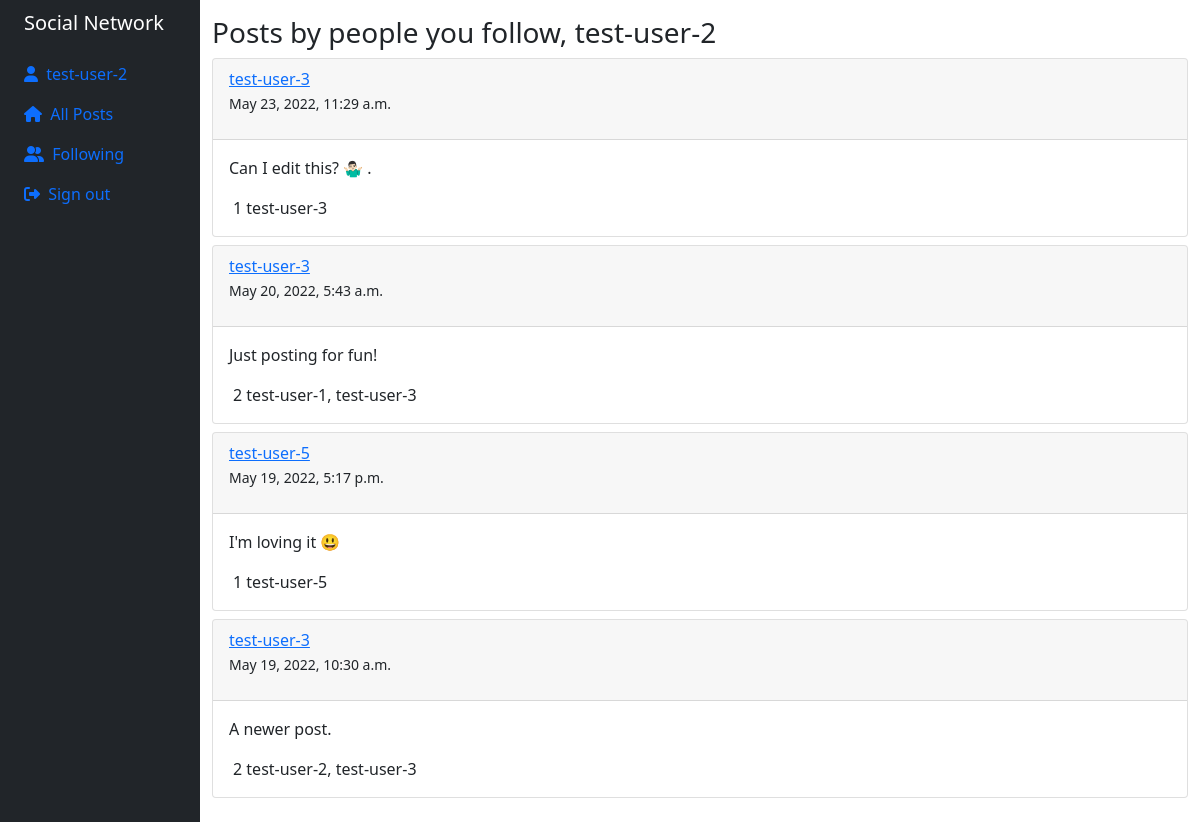
Page /following (signed in) on the earlier database version.
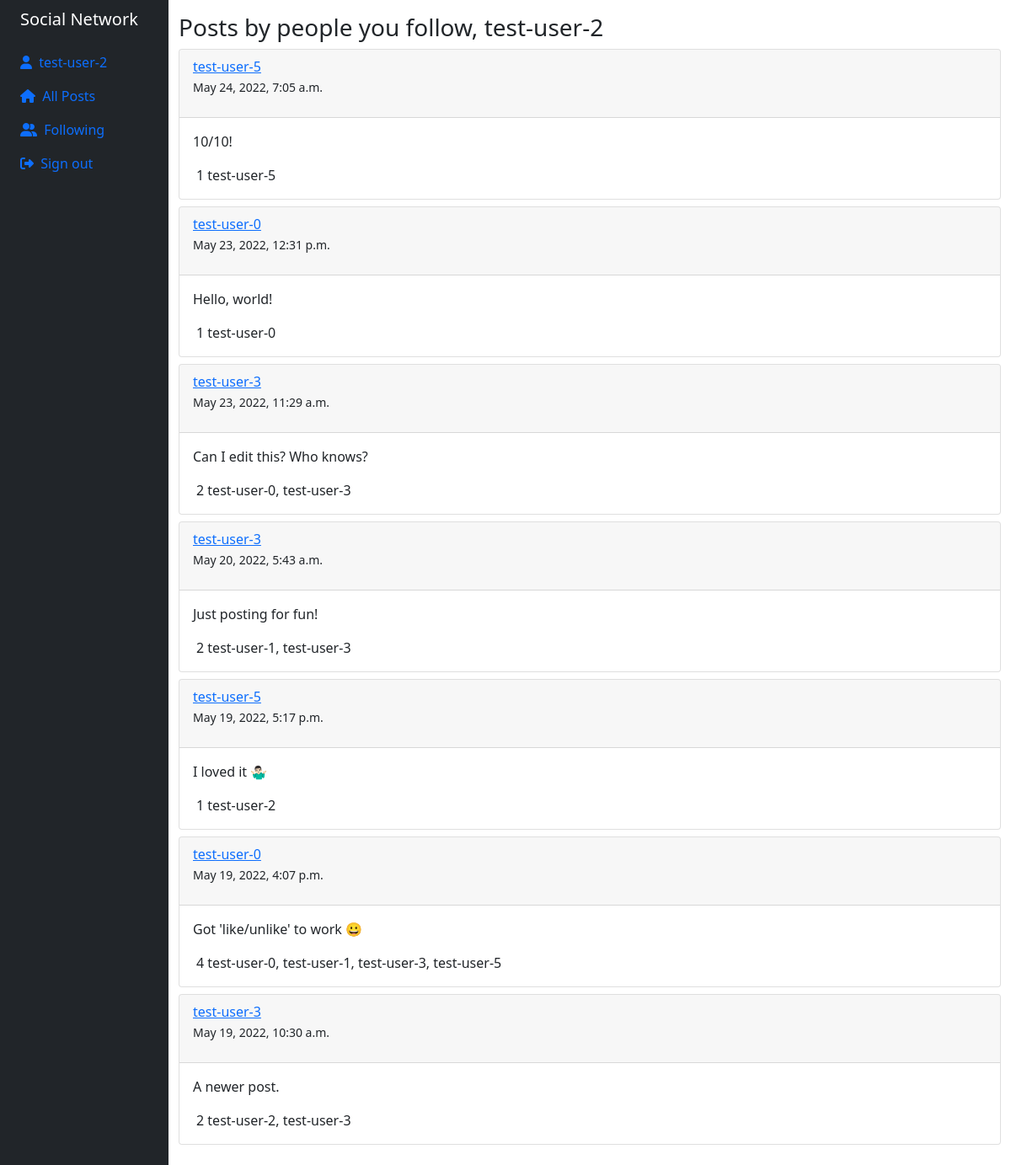
Same page on the later database version.
### network/models.py (models this page shows, shortened)
class User(AbstractUser):
    followers = models.ManyToManyField(
        "self", symmetrical=False, related_name="following", blank=True)
    def get_following(self):
        return self.following.all()

class Post(models.Model):
    author = models.ForeignKey(
        User, on_delete=models.CASCADE, related_name="posts")
    content = models.TextField()
    likes = models.ManyToManyField(User, blank=True)
    created_on = models.DateTimeField(default=timezone.now)
    is_visible = models.BooleanField(default=True)
    class Meta:
        ordering = ["-id"]
    def get_likes(self):
        return self.likes.all().count()
    def get_users_liked(self):
        qs = self.likes.all()
        return ", ".join([user.username for user in qs])

### network/views.py (the view)
# urls.py: path("following", views.following, name="following"),
@login_required
def following(request):
    if request.method == "GET":
        user = request.user
        following = user.get_following()
        posts = Post.objects.filter(author__in=following)
        context = {
            "posts": posts
        }
        return render(request, "network/following.html", context)

### network/templates/network/following.html (shortened to what this page needs)
{% extends "network/layout.html" %}
{% load static %}
{% block body %}
    <h3>Posts by people you follow, {{ user.username }}</h3>
    {% for post in posts %}
    <div class="card my-2">
        <div class="card-header">
            <a href="{% url 'profile' post.author.id %}">{{ post.author }}</a>
            <p><small>{{ post.created_on }}</small></p>
        </div>
        <div class="card-body">
            <p class="card-text">{{ post.content }}</p>
            <div class="like px-1">
                <span>{{ post.get_likes }}</span> <span>{{ post.get_users_liked }}</span>
            </div>
        </div>
    </div>
    {% endfor %}
{% endblock body %}

### network/templates/network/layout.html (shortened to what this page needs)
{% load static %}
<!DOCTYPE html>
<html lang="en">
<head>
    <link href="https://cdn.jsdelivr.net/npm/bootstrap@5.1.3/dist/css/bootstrap.min.css" rel="stylesheet">
    <link href="{% static 'network/styles.css' %}" rel="stylesheet">
</head>
<body>
    <div class="container-fluid">
        <div class="row flex-nowrap">
            <div class="col-auto col-md-3 col-xl-2 px-sm-2 px-0 bg-dark">
                <div class="d-flex flex-column align-items-center align-items-sm-start px-3 pt-2 text-white min-vh-100">
                    <a href="/"
                        class="d-flex align-items-center pb-3 mb-md-0 me-md-auto text-white text-decoration-none">
                        <span class="fs-5 d-none d-sm-inline">Social Network</span>
                    </a>
                    <ul class="nav nav-pills flex-column mb-sm-auto mb-0 align-items-center align-items-sm-start"
                        id="menu">
                        {% if user.is_authenticated %}
                        <li class="nav-item">
                            <a href="{% url 'profile' request.user.id %}" class="nav-link align-middle px-0">
                                <i class="fas fa-user"></i> <span class="ms-1 d-none d-sm-inline">{{ request.user.username }}</span>
                            </a>
                        </li>
                        <li class="nav-item">
                            <a href="{% url 'index' %}" class="nav-link align-middle px-0">
                                <i class="fas fa-home"></i> <span class="ms-1 d-none d-sm-inline">All Posts</span>
                            </a>
                        </li>
                        <li class="nav-item">
                            <a href="{% url 'following' %}" class="nav-link align-middle px-0">
                                <i class="fas fa-user-friends"></i> <span class="ms-1 d-none d-sm-inline">
                                    Following</span>
                            </a>
                        </li>
                        <li class="nav-item">
                            <a href="{% url 'logout' %}" class="nav-link align-middle px-0">
                                <i class="fas fa-sign-out-alt"></i> <span class="ms-1 d-none d-sm-inline">Sign
                                    out</span>
                            </a>
                        </li>
                        {% endif %}
                    </ul>
                </div>
            </div>
            <div class="col py-3 body">
                {% block body %}
                {% endblock %}
            </div>
        </div>
    </div>
</body>
</html>

Differences in the rows shown:
added Post: author "test-user-5", created_on "May 24, 2022, 7:05 a.m.", content "10/10!", get_likes "1", get_users_liked "test-user-5"
added Post: author "test-user-0", created_on "May 23, 2022, 12:31 p.m.", content "Hello, world!", get_likes "1", get_users_liked "test-user-0"
changed Post: content "Can I edit this? 🤷🏻‍♂️ ." → "Can I edit this? Who knows?"; get_likes "1" → "2"; get_users_liked "test-user-3" → "test-user-0, test-user-3"
changed Post: content "I'm loving it 😃" → "I loved it 🤷🏻‍♂️"; get_users_liked "test-user-5" → "test-user-2"
now on this page (row edited): Post: author "test-user-0", created_on "May 19, 2022, 4:07 p.m.", content "Got 'like/unlike' to work 😀", get_likes "4", get_users_liked "test-user-0, test-user-1, test-user-3, test-user-5"
